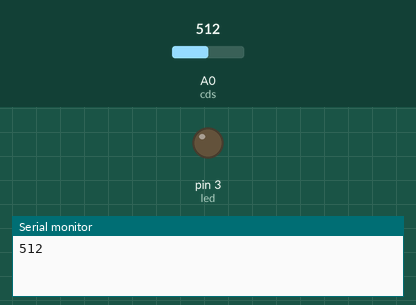
Simulated run of this sketch. Board: Arduino Uno, built with avr-gcc and run on an emulated ATmega328P. Shown: output pins drawn as LEDs (lit = HIGH), the last lines printed to the serial monitor. The test bench sets the inputs (shaded band); at power-on: A0 (cds) = 512.

Above: at 0.1 s.
At 0.6 s:
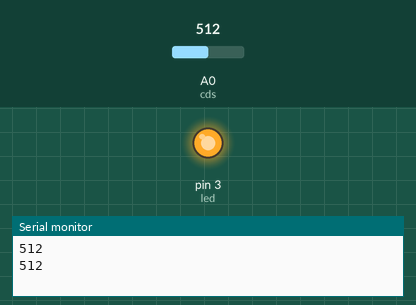
Timing chart, 0 to 2.1 s (numbered marks = the images above):
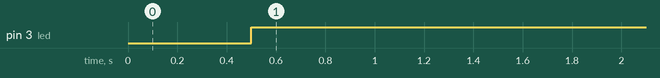

Measured:
- by itself, pin 3 (led): LOW → HIGH at 0.50 s

The sketch:

Ch4-2_cds_led_serial.ino
```cpp
int led = 3;
int cds = A0;

void setup() {
  Serial.begin(9600);
  pinMode(led, OUTPUT);
}

void loop() {
  int light = analogRead(cds);
  Serial.println(light);
  delay(500);

  if (light < 600) {
    digitalWrite(led, HIGH);
  }

  else {
    digitalWrite(led, LOW);
  }

}
```
